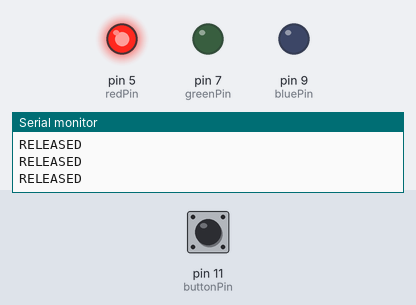
Bench run of a sketch on a simulated Arduino Uno, built with avr-gcc and run on an emulated ATmega328P. Parts: output pins drawn as LEDs (lit = HIGH), the last lines printed to the serial monitor. The inputs (shaded band) are chosen by the test bench; at power-on: pin 11 (buttonPin) LOW. Pins used as bus, display or sensor lines are not drawn.

Above: at 1.2 s.
1.3 s: pin 11 (buttonPin) pulled HIGH for 3.2 s
At 4.2 s:
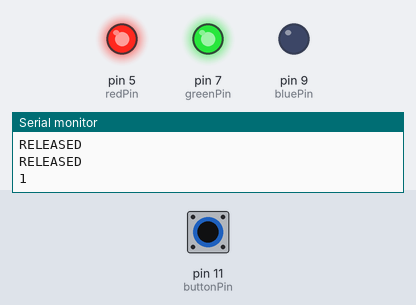
6.0 s: pin 11 (buttonPin) pulled HIGH for 0.15 s
At 7.2 s:
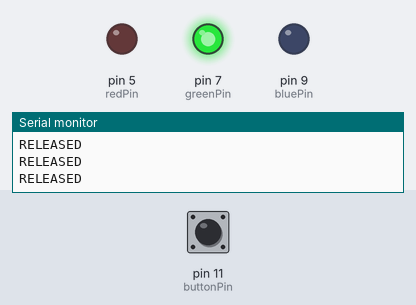
7.6 s: pin 11 (buttonPin) pulled HIGH for 1 s
At 8.8 s:
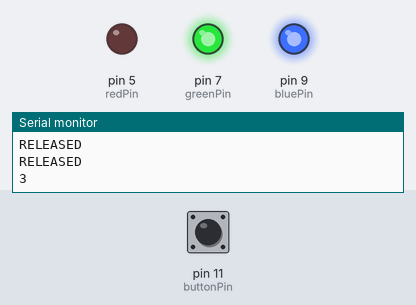
10.1 s: pin 11 (buttonPin) pulled HIGH for 0.15 s
At 10.5 s:
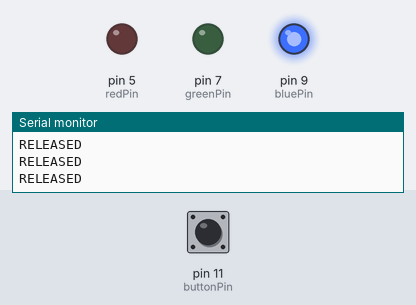
11.7 s: pin 11 (buttonPin) pulled HIGH for 1 s
At 13.2 s:
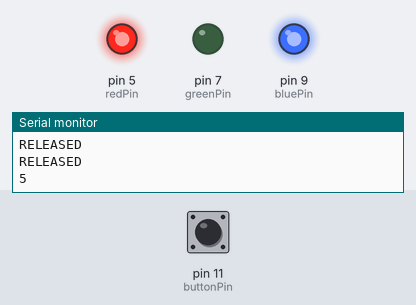
14.2 s: pin 11 (buttonPin) pulsed HIGH 2 times (0.12 s each, 0.3 s apart)
At 14.9 s:
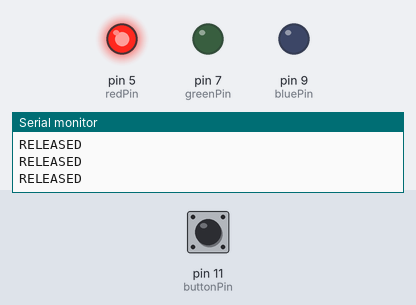
Timing chart, 0 to 17.2 s (numbered marks = the images above; inputs shaded):
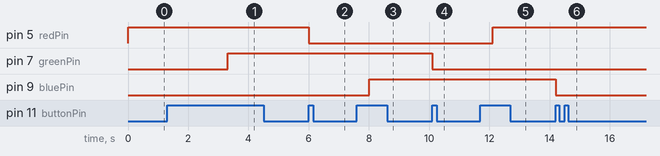

The sketch:

05.ino
```cpp
const int redPin = 5, bluePin = 9, greenPin = 7, buttonPin = 11, power = 3;
int buttonPressed;
int period; // delay between switching

int colorState;


void setColor(int color) {
  colorState = color;
  switch (color) {
    case 0: // RED
      digitalWrite(redPin, HIGH);
      digitalWrite(greenPin, LOW);
      digitalWrite(bluePin, LOW);
      break;
    case 1: // YELLOW
      digitalWrite(redPin, HIGH);
      digitalWrite(greenPin, HIGH);
      digitalWrite(bluePin, LOW);
      break;
    case 2: // GREEN
      digitalWrite(redPin, LOW);
      digitalWrite(greenPin, HIGH);
      digitalWrite(bluePin, LOW);
      break;
    case 3: // AZURE
      digitalWrite(redPin, LOW);
      digitalWrite(greenPin, HIGH);
      digitalWrite(bluePin, HIGH);
      break;
    case 4: // BLUE
      digitalWrite(redPin, LOW);
      digitalWrite(greenPin, LOW);
      digitalWrite(bluePin, HIGH);
      break;
    case 5: // PURPLE
      digitalWrite(redPin, HIGH);
      digitalWrite(greenPin, LOW);
      digitalWrite(bluePin, HIGH);
      break;
  }
}

void setup() {
  Serial.begin(9600);
  pinMode(redPin, OUTPUT);
  pinMode(greenPin, OUTPUT);
  pinMode(bluePin, OUTPUT);
  pinMode(buttonPin, INPUT);
  pinMode(power, OUTPUT);
  buttonPressed = LOW;
  period = 2000;
  digitalWrite(power, HIGH);
  colorState = 0;
  setColor(colorState);
}

void loop() {
  if (colorState >= 6) {
    colorState = 0;
  }
  Serial.println(colorState);
  while (digitalRead(buttonPin) == LOW) {
    Serial.println("RELEASED");
    if (digitalRead(buttonPin) == HIGH) {
      break;
    }
  }
  setColor(colorState);
  colorState++;
  delay(period);
}
```

Measured:
- after the input at 1.3 s, pin 7 (greenPin): LOW → HIGH after 2.0 s
- after the input at 6.0 s, pin 5 (redPin): HIGH → LOW at once
- after the input at 7.6 s, pin 9 (bluePin): LOW → HIGH after 0.40 s
- after the input at 10.1 s, pin 7 (greenPin): HIGH → LOW at once
- after the input at 11.7 s, pin 5 (redPin): LOW → HIGH after 0.41 s
- after the input at 14.2 s, pin 9 (bluePin): HIGH → LOW at once
